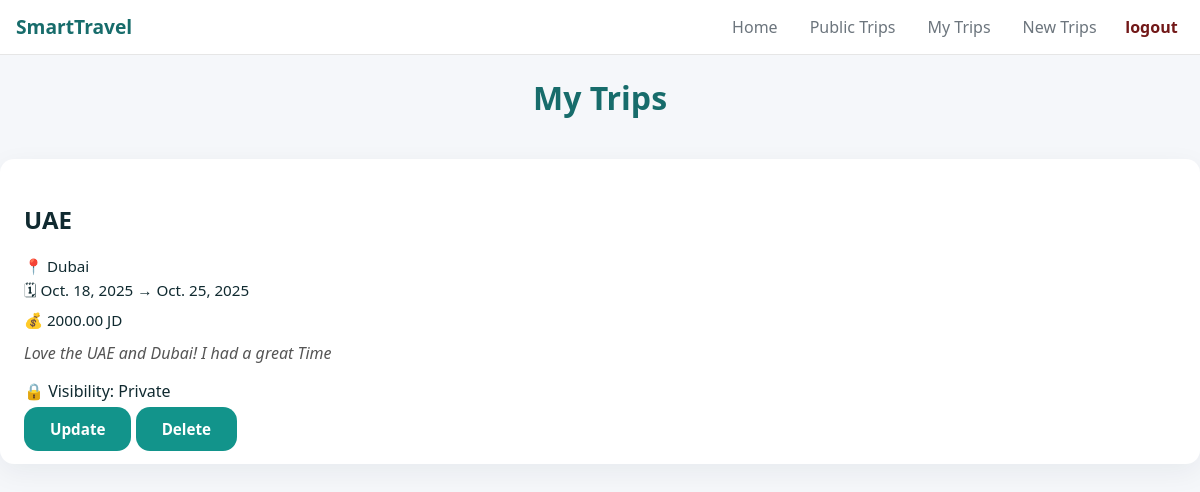
Page /my-trips/ (signed in) on the earlier database version.
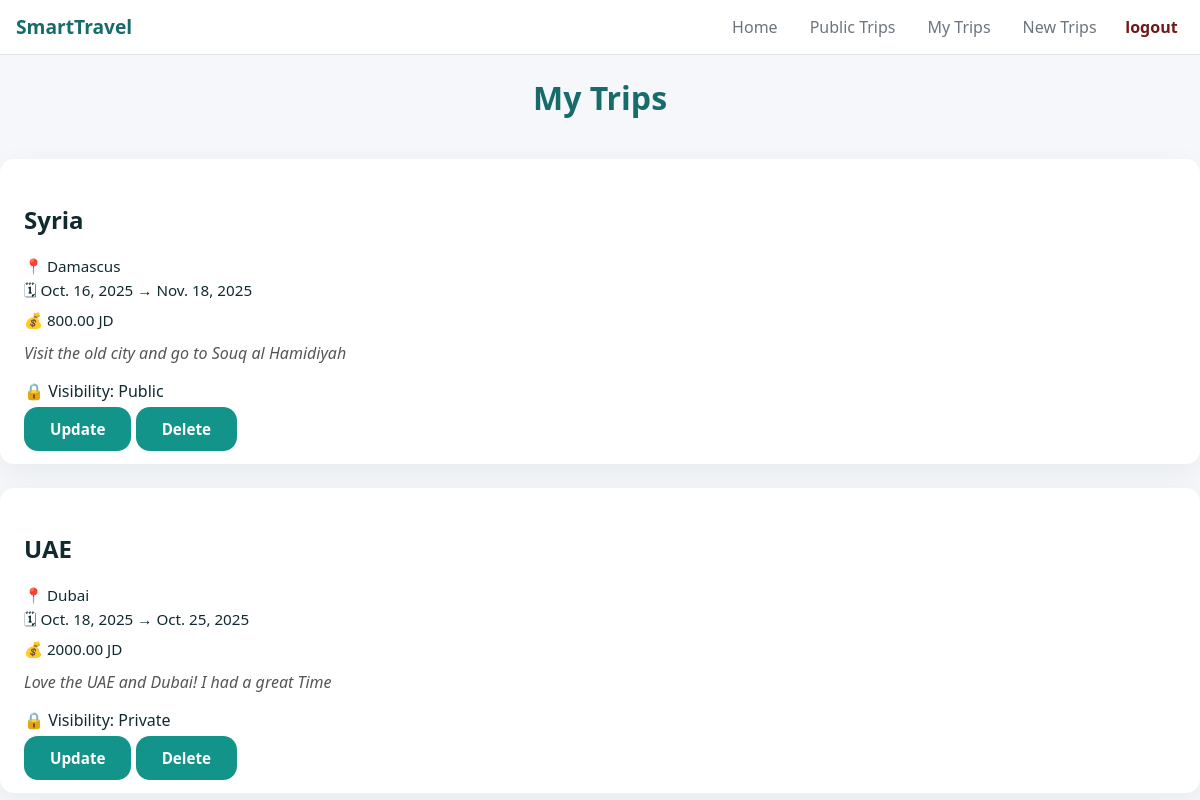
Same page on the later database version.
### planner/models.py (models this page shows, shortened)
class Trip(models.Model):
    user = models.ForeignKey(User, on_delete=models.CASCADE)
    title = models.CharField(max_length=200)
    destination = models.CharField(max_length=200)
    start_date = models.DateField()
    end_date = models.DateField()
    budget = models.DecimalField(max_digits=10, decimal_places=2)
    description = models.TextField(blank=True, null= True)
    is_public = models.BooleanField(default=False)
    review = models.TextField(blank=True, null=True)
    created_at = models.DateTimeField(auto_now_add=True)

### planner/views.py (the view)
# urls.py: path('my-trips/', views.mytrips_view, name='my_trips'),
@login_required
def mytrips_view(request):
    my_trips = Trip.objects.filter(user=request.user).order_by('-created_at')
    return render(request, 'trip/my_trip.html', {'my_trips': my_trips})

### planner/templates/trip/my_trip.html
{% extends 'base.html' %}
{% load static %}
{% block content %}
<div class="my-trips-container">
  <h1 class="page-title">My Trips</h1>
  {% if my_trips %}
  <div class="trip-cards">
    {% for trip in my_trips %}
    <div class="trip-card">
        <h2>{{ trip.title }}</h2>
        <p class="trip-destination">📍 {{ trip.destination }}</p>
      <p class="trip-date">🗓 {{ trip.start_date }} → {{ trip.end_date }}</p>
      <p class="trip-budget">💰 {{ trip.budget }} JD</p>
      {% if trip.description %}
      <p class="trip-desc">{{ trip.description }}</p>
      {% endif %}
      <p class="trip-visibility">🔒 Visibility: {{ trip.is_public|yesno:"Public,Private" }}</p>
      <div class="trip-actions">
        <a href="{% url 'trip_update' trip.id %}" class="btn-primary update-btn">Update</a>
        <a href="{% url 'trip_delete' trip.id %}" class="btn-primary delete-btn">Delete</a>
      </div>
    </div>
    {% endfor %}
  </div>
  {% else %}
  <p class="no-trips">No trips yet 😢</p>
  {% endif %}
</div>
{% endblock %}

Differences in the rows shown:
added Trip: title "Syria", destination "Damascus", start_date "Oct. 16, 2025", end_date "Nov. 18, 2025", budget "800.00", description "Visit the old city and go to Souq al Hamidiyah", is_public "Public"
